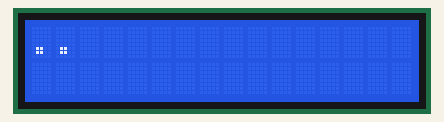
Simulated run of this sketch. Board: Arduino Uno, built with avr-gcc and run on an emulated ATmega328P. Parts: 16×2 character LCD.

Above: at 1.0 s.
At 6.6 s:
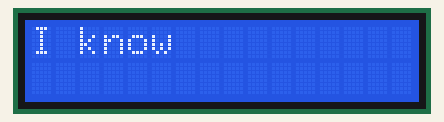
At 8.8 s:
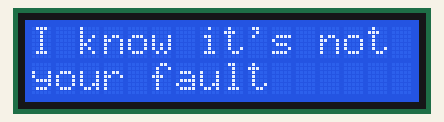
At 10.2 s:
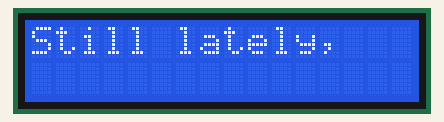
At 23.3 s:
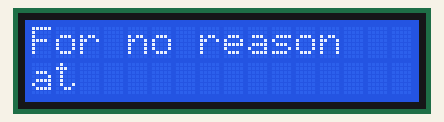
At 31.7 s:
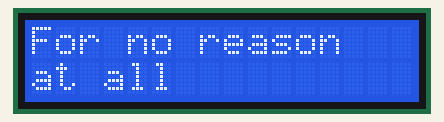

The sketch:

i_cant_handle_change.ino
```cpp
#include <LiquidCrystal_I2C.h>

LiquidCrystal_I2C lcd(0x27, 16, 2);

void setup() {
  lcd.init();
  lcd.backlight();
  lcd.clear();

  lcd.print(".");
  delay(850);

  lcd.print(".");
  delay(850);

  lcd.print(".");
  delay(850);

  lcd.clear();

  lcd.print("I");
  delay(400);
  lcd.print(" can't");
  delay(550);
  lcd.print(" help");
  delay(450);
  lcd.print(" but");
  delay(650);
  lcd.setCursor(0, 1);
  lcd.print("repeat");
  delay(700);
  lcd.print(" myself");
  delay(700);

  lcd.clear();

  lcd.print("I");
  delay(450);
  lcd.print(" know");
  delay(850);
  lcd.print(" it's");
  delay(300);
  lcd.print(" not");
  delay(550);
  lcd.setCursor(0, 1);
  lcd.print("your");
  delay(450);
  lcd.print(" fault");
  delay(800);

  lcd.clear();
  delay(200);

  lcd.print("Still");
  delay(450);
  lcd.print(" lately,");
  delay(1080);
  lcd.print(" I");
  delay(699);
  lcd.setCursor(0, 1);
  lcd.print("begin");
  delay(700);
  lcd.print(" to");
  delay(400);
  lcd.print(" shake");
  delay(500);

  lcd.clear();

  lcd.print("For");
  delay(700);
  lcd.print(" no");
  delay(640);
  lcd.print(" reason");
  delay(600);
  lcd.setCursor(0, 1);
  lcd.print("at");
  delay(700);
  lcd.print(" all");
  delay(2500);

  lcd.clear();
  delay(2800);

  lcd.print("For");
  delay(600);
  lcd.print(" no");
  delay(500);
  lcd.print(" reason");
  delay(600);
  lcd.setCursor(0, 1);
  lcd.print("at");
  delay(700);
  lcd.print(" all");
  delay(2500);

  lcd.clear();
  delay(2800);

  lcd.print("For");
  delay(600);
  lcd.print(" no");
  delay(500);
  lcd.print(" reason");
  delay(600);
  lcd.setCursor(0, 1);
  lcd.print("at");
  delay(700);
  lcd.print(" all");
  delay(2500);

  lcd.clear();
  delay(2800);

  lcd.print("For");
  delay(600);
  lcd.print(" no");
  delay(500);
  lcd.print(" reason");
  delay(600);
  lcd.setCursor(0, 1);
  lcd.print("at");
  delay(700);
  lcd.print(" all");
  delay(2500);

  lcd.clear();
  delay(2800);

  lcd.print("For");
  delay(600);
  lcd.print(" no");
  delay(500);
  lcd.print(" reason");
  delay(600);
  lcd.setCursor(0, 1);
  lcd.print("at");
  delay(700);
  lcd.noBacklight();
  lcd.print(" all");
  delay(2500);

  lcd.clear();


}

void loop() {
}
```

Measured:
- what the display in image 1 shows lasts 0.8 s, from 6.6 s to 7.4 s
- what the display in image 2 shows lasts 0.8 s, from 8.7 s to 9.5 s
- what the display in image 3 shows lasts 1.1 s, from 10.2 s to 11.3 s
- what the display in image 4 shows lasts 0.7 s, from 23.3 s to 24.0 s
- what the display in image 5 shows lasts 2.5 s, from 31.7 s to 34.2 s
